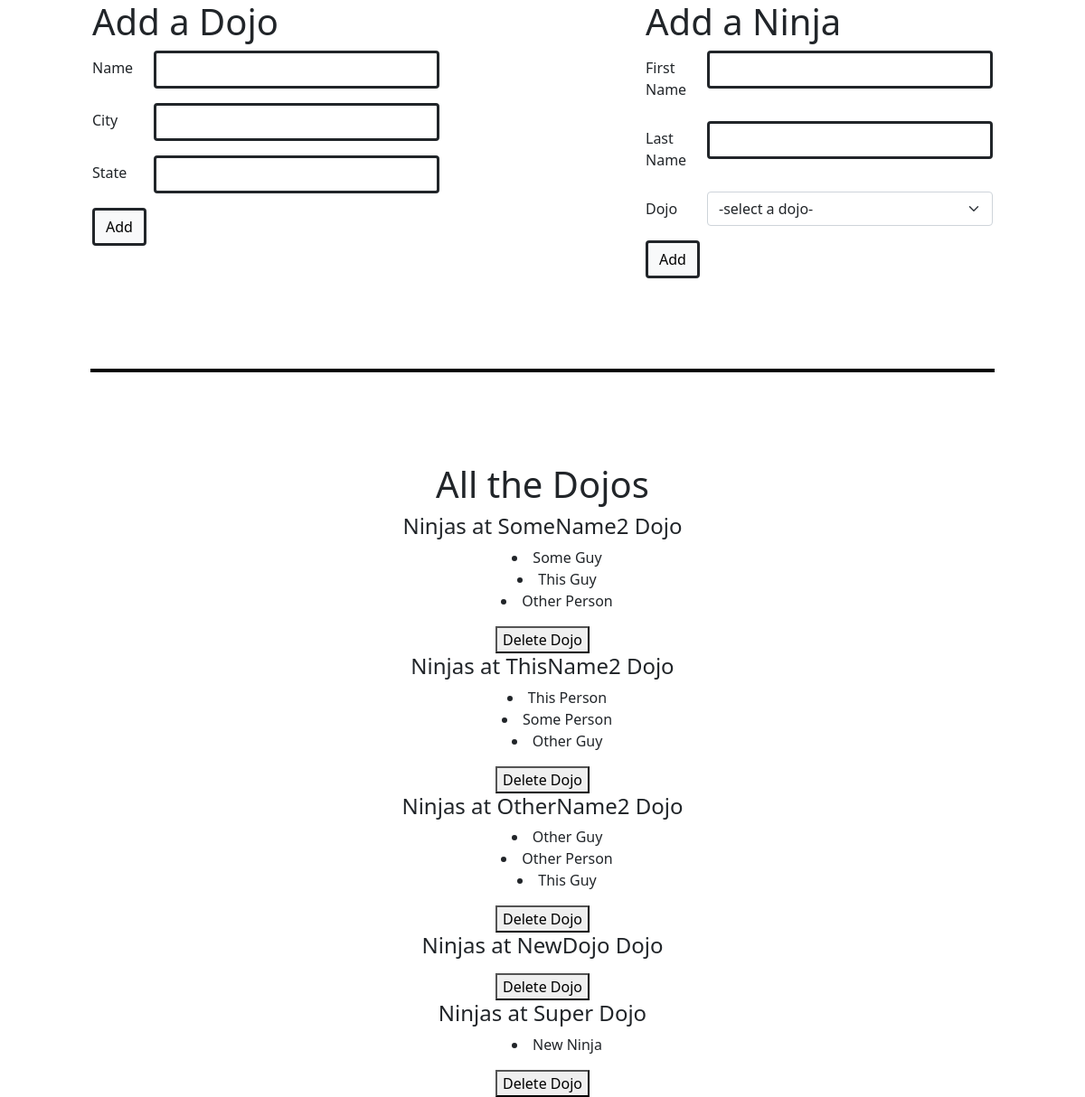
The page / on the database its author committed.
### dojo_ninjas_app/models.py (models this page shows, shortened)
class Dojo(models.Model):
    name = models.CharField(max_length=255)
    city = models.CharField(max_length=255)
    state = models.CharField(max_length=2)
    desc = models.TextField(default="Old Dojo")
    created_at = models.DateTimeField(auto_now_add=True)
    updated_at = models.DateTimeField(auto_now=True)

class Ninja(models.Model):
    dojo = models.ForeignKey(Dojo, related_name="ninjas", on_delete=models.CASCADE)
    first_name = models.CharField(max_length=255)
    last_name = models.CharField(max_length=255)
    created_at = models.DateTimeField(auto_now_add=True)
    updated_at = models.DateTimeField(auto_now=True)

### dojo_ninjas_app/views.py (the view)
# urls.py: path('', views.index),
def index(request):
    context = {
        'all_dojos': Dojo.objects.all(),
        'all_ninjas': Ninja.objects.all()
    }
    return render(request, 'index.html', context)

### dojo_ninjas_app/templates/index.html (shortened to what this page needs)
<!DOCTYPE html>
<html lang="en">
<head>
    <link href="https://cdn.jsdelivr.net/npm/bootstrap@5.0.0-beta2/dist/css/bootstrap.min.css" rel="stylesheet">
    {% load static %}
    <link rel="stylesheet" type="text/css" href="{% static 'dojo_ninjas_app/style.css' %}">
</head>
<body>
<div class="row">
    <div class="container col-4">
        <form class="addDojo" action="/add_dojo" method="POST" >
            <h1>Add a Dojo</h1>
            <div class="row mb-3">
                <label for="name" class="col-sm-2 col-form-label">Name</label>
                <div class="col-sm-10">
                    <input type="text" class="form-control border border-3 border-dark" id="name" name="name">
                </div>
            </div>
            <div class="row mb-3">
                <label for="city" class="col-sm-2 col-form-label">City</label>
                <div class="col-sm-10">
                    <input type="text" class="form-control border border-3 border-dark" id="city" name="city">
                </div>
            </div>
            <div class="row mb-3">
                <label for="state" class="col-sm-2 col-form-label">State</label>
                <div class="col-sm-10">
                    <input type="text" class="form-control border border-3 border-dark" id="state" name="state">
                </div>
            </div>
            <button type="submit" class="btn btn-light border border-3 border-dark">Add</button>
        </form>
    </div>
    <div class="container col-4">
        <form class="addNinja" action="/add_ninja" method="POST">
            <h1>Add a Ninja</h1>
            <div class="row mb-3">
                <label for="first_name" class="col-sm-2 col-form-label">First Name</label>
                <div class="col-sm-10">
                    <input type="text" class="form-control border border-3 border-dark" id="first_name" name="first_name">
                </div>
            </div>
            <div class="row mb-3">
                <label for="last_name" class="col-sm-2 col-form-label">Last Name</label>
                <div class="col-sm-10">
                    <input type="text" class="form-control border border-3 border-dark" id="last_name" name="last_name">
                </div>
            </div>
            <div class="row mb-3">
                <label for="dojo" class="col-sm-2 col-form-label">Dojo</label>
                <div class="col-sm-10">
                    <div class="col">
                        <select id="dojo" class="form-select" name="dojo">
                        <option selected>-select a dojo-</option>
                        </select>
                    </div>
                </div>
            </div>
            <button type="submit" class="btn btn-light border border-3 border-dark">Add</button>
        </form>
    </div>
</div>
<hr>
<div class="allDojos">
    <h1> All the Dojos</h1>
    <div class="dojoList">
        {% for Dojo in all_dojos %}
        <h4>Ninjas at {{ Dojo.name }} Dojo</h4>
        <ul>
            {% for Ninja in Dojo.ninjas.all %}
                <li>{{Ninja.first_name}} {{ Ninja.last_name }}</li>
            {% endfor %}
        </ul>
                <form action="/delete_dojo" method="post">
                    <button type="submit" value="{{ Dojo.name }}">Delete Dojo</button></form>
        {% endfor %}
    </div>
</div>
</body>
</html>

### dojo_ninjas_app/static/dojo_ninjas_app/style.css (style rules this page uses)
hr { border-style: solid; color: black; margin: 100px; padding: 2px; align-self: center; opacity: 1; }
.allDojos { text-align: center; }
ul { list-style: inside; }

### rows shown on the page
Dojo: name "SomeName2"
Ninja: first_name "Some", last_name "Guy"
Ninja: first_name "This", last_name "Guy"
Ninja: first_name "Other", last_name "Person"
Dojo: name "ThisName2"
Ninja: first_name "This", last_name "Person"
Ninja: first_name "Some", last_name "Person"
Ninja: first_name "Other", last_name "Guy"
Dojo: name "OtherName2"
Ninja: first_name "Other", last_name "Guy"
Ninja: first_name "Other", last_name "Person"
Ninja: first_name "This", last_name "Guy"
Dojo: name "NewDojo"
Dojo: name "Super"
Ninja: first_name "New", last_name "Ninja"
